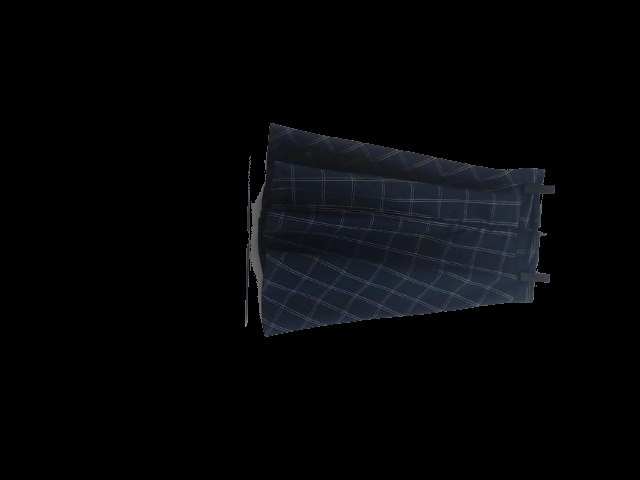
#> input picture image_data/before.jpg, 640 x 480 px, given in place of origin.png, which was not available
$ python -i extract_clothes.py   (imports and definitions only)
#> lines starting #> are read from the running program, lines starting #| are printed output that depends on the picture; long printed decimals are rounded; pictures that were not available may be replaced by others from this repository, and a replacement may not be noted
#> in find_color_name, picture is the input picture: shape (480, 640, 3); mean B, G, R 7.7, 6.1, 5.3
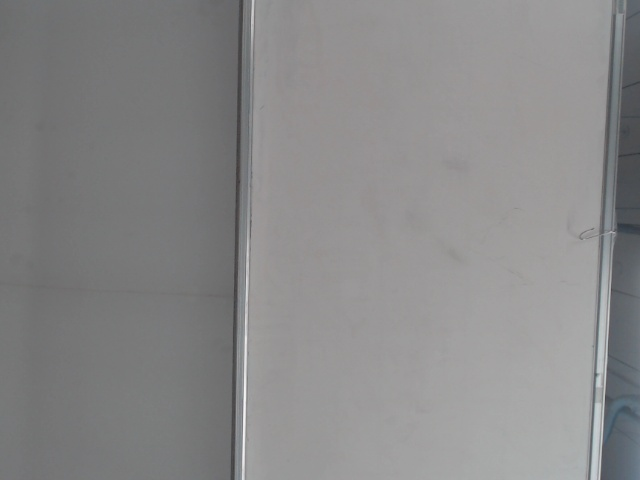
#> input picture image_data/back.png, 640 x 480 px, found by its file name
#> in find_color_name, back is the input picture: shape (480, 640, 3); mean B, G, R 136.7, 136.3, 136.6
### color_data.py
# RGB Dictionary
RGB = {
    (0, 0, 255): '차가운 파란색',
    (0, 0, 130): '어두운 남색',
    (255, 150, 0): '밝은 주황색',
    (255, 0, 0): '강렬한 빨간색',
    (255, 0, 200): '화사한 분홍색',
    (0, 255, 0): '생기있는 초록색',
    (255, 255, 255): '흰색',
    (125, 125, 125): '회색',
    (217, 217, 215): '밝은회색',
    (83, 86, 90): '어두운 회색',
    (127, 24, 77): '자주색',
    (218, 64, 97): '라즈베리색',
    (227, 51, 149): '형광분홍색',
    (241, 161, 181): '연한 분홍색',
    (242, 171, 141): '복숭아색',
    (255, 127, 80): '산호색',
    (250, 225, 125): '밝은 노란색',
    (252, 234, 78): '화사한 노란색',
    (241, 179, 62): '귤색',
    (212, 237, 76): '파스텔 연두색',
    (137, 198, 60): '밝은 초록색',
    (87, 193, 172): '상큼한 민트색',
    (122, 133, 60): '올리브색',
    (91, 90, 57): '카키색',
    (27, 66, 33): '어두운 초록색',
    (86, 192, 231): '밝은 하늘색',
    (168, 122, 202): '라벤더색',
    (79, 15, 108): '쨍한 보라색',
    (120, 34, 47): '버건디색',
    (117, 47, 23): '어두운 갈색',
    (162, 115, 38): '겨자색',
    (202, 180, 148): '모래색',
    (192, 208, 224): '연청색',
    (0, 0, 0): '검정색',
    (207, 185, 142):'진한 베이지색',
    (252, 240, 217):'밝은 베이지색',
    (248, 248, 234):'밝은 아이보리색'
}

# RGB 값들을 리스트로 변환
rgb = list(RGB.keys())
rgb_len = len(rgb)


# 옷의 색에서 추출된 RGB 값들(rgb_list)을 위 자료구조에서의 RGB 값들과 비교해 가장 비슷한 색을 추출
def extract_color(rgb_list):
    color_name_list = []
    for i in range(len(rgb_list)):
        minimum = 99999999
        for j in range(rgb_len):
            chai = 0
            # R, G, B 3가지 비교
            for k in range(3):
                chai += abs(rgb_list[i][k] - rgb[j][k])
            if chai < minimum:
                minimum = chai
                closest_color = RGB[rgb[j]]
        color_name_list.append(closest_color)
    return color_name_list

### extract_clothes.py
import numpy as np
import cv2
from matplotlib import pyplot as plt
from sklearn.cluster import KMeans
import pymysql
import color_data


# 배경 제거
def extraction(image1, image2):
    difference = cv2.subtract(image2, image1)
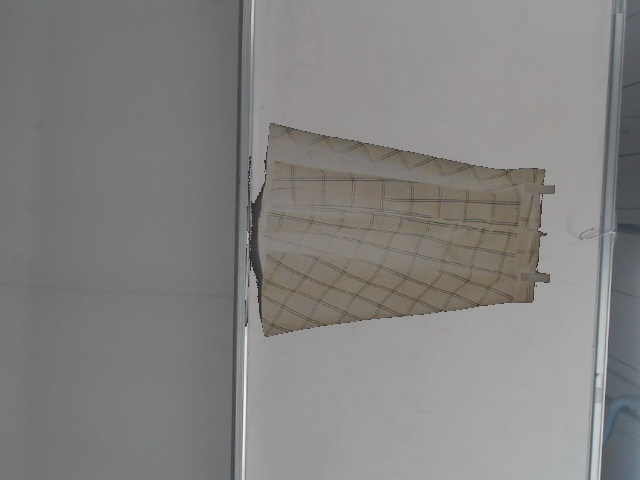
#> difference: shape (480, 640, 3); mean B, G, R 129, 130.2, 131.2
    # result = cv2.bitwise_(image1,difference)
    Conv_hsv_Gray = cv2.cvtColor(difference, cv2.COLOR_BGR2GRAY)
    image1[Conv_hsv_Gray == 0] = [0, 0, 0]
    return image1


# 히스토그램 평균화
def centroid_histogram(clt):
    numLabels = np.arange(0, len(np.unique(clt.labels_)) + 1)
    (hist, _) = np.histogram(clt.labels_, bins=numLabels)
    hist = hist.astype("float")
    hist /= hist.sum()
    return hist


# 추출할 색의 범위 지정 및 각 색의 RGB 값과 그 점유율을 리스트로 반환, 히스토그램으로 표현
def plot_colors(hist, centroids):
    percent_list = []
    color_list = []

    # 배경은 퍼센트 부분에 포함x
    for (percent, color) in zip(hist, centroids):
        if int(color.astype("uint8").tolist()[0]) == int(color.astype("uint8").tolist()[1]) == int(
                color.astype("uint8").tolist()[2]) == 0:
            pass
        else:
            percent_list.append(percent)
    bar = np.zeros((50, int(300 * (sum(percent_list))), 3), dtype="uint8")
    startX = 0

    # histogram에서 배경색 제외
    for (percent, color) in zip(hist, centroids):
        endX = startX + (percent * 300)
        if int(color.astype("uint8").tolist()[0]) == int(color.astype("uint8").tolist()[1]) == int(
                color.astype("uint8").tolist()[2]) == 0:
            pass
        else:
            cv2.rectangle(bar, (int(startX), 0), (int(endX), 50), color.astype("uint8").tolist(), -1)
            startX = endX
            color_list.append(color)
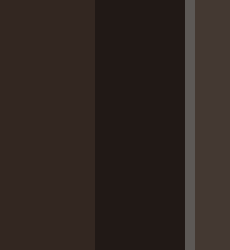
#> bar: shape (50, 46, 3) (shown 5 times larger); mean of channels 0, 1, 2 33.6, 38.4, 48.4; drawn as B, G, R
    return bar, percent_list, color_list


# 옷의 색을 k개의 색으로 추려 표현
def image_color_cluster(image, k=5):
    image = cv2.cvtColor(image, cv2.COLOR_BGR2RGB)
    image = image.reshape((image.shape[0] * image.shape[1], 3))
    clt = KMeans(n_clusters=k)
    clt.fit(image)
    hist = centroid_histogram(clt)
    bar, p_list, c_list = plot_colors(hist, clt.cluster_centers_)
#> p_list = [0.0642, 0.0611, 0.00623, 0.0246]
    print(p_list)
#| [0.06417, 0.06111, 0.00623, 0.02458]
    print(c_list)
#| [array([33.852, 39.786, 51.874]), array([22.314, 25.894, 33.975]), array([86.758, 89.033, 93.485]), array([50.915, 57.003, 68.482])]
    plt.figure()
    plt.axis("off")
    plt.imshow(bar)
    plt.show()
    return c_list, p_list


def find_color_name():
    picture = cv2.imread('origin.png')
    back = cv2.imread('back.png')
    img = extraction(picture, back)
    rgb_list, percent_list = image_color_cluster(img)
#> rgb_list = [[33.85, 39.79, 51.87], [22.31, 25.89, 33.98], [86.76, 89.03, 93.48], [50.92, 57, 68.48]]; percent_list = [0.0642, 0.0611, 0.00623, 0.0246]
    color_name_list = color_data.extract_color(rgb_list)
#> the loop in extract_color, `for i in range(len(rgb_list)):` made 4 passes
#> after the loop in extract_color, `for i in range(len(rgb_list)):`: closest_color = '어두운 초록색'; color_name_list = ['어두운 초록색', '어두운 초록색', '어두운 회색', '어두운 초록색']
#> color_name_list = ['어두운 초록색', '어두운 초록색', '어두운 회색', '어두운 초록색']

    # 가장 비중이 큰 옷의 색 확인
    priority_color = color_name_list[percent_list.index(max(percent_list))]
#> priority_color = '어두운 초록색'
    print("====", priority_color, "====")
#| ==== 어두운 초록색 ====
    return priority_color


def find_matching_color_name(priority_color):
    # DB(MYSQL) 연동
    db = pymysql.connect(host='34.64.248.176', user='root', password='kobot10', db='see_ot', charset='utf8')
    cursor = db.cursor(pymysql.cursors.DictCursor)
    # 어울리는 색 검색
    sql = "SELECT matching FROM color WHERE color_name = '{}';".format(priority_color)
    cursor.execute(sql)
    result = cursor.fetchall()
    # 검색 결과를 리스트로 반영
    matching_list = result[0]['matching'].split(', ')
    return matching_list

>>> result = find_color_name()
#> result = '어두운 초록색'
